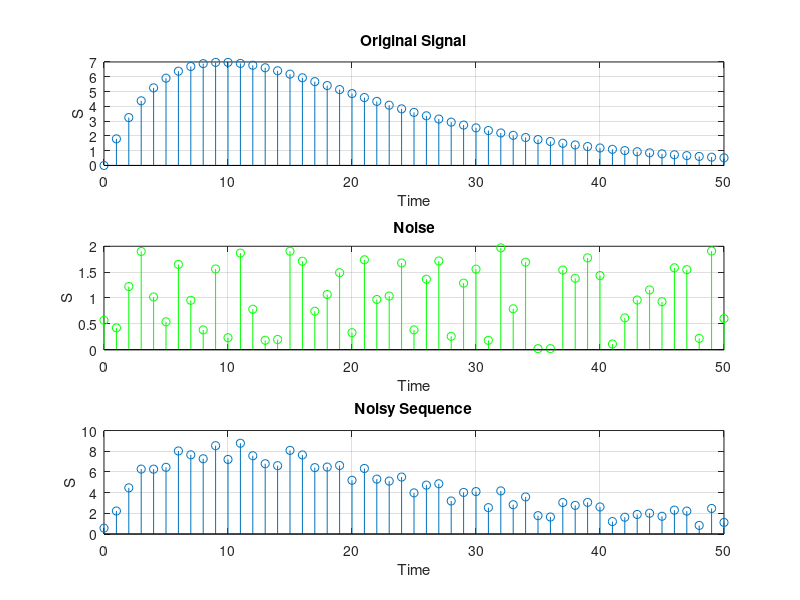

Write the MATLAB code that produced this figure.
%Aditya Badayalya, 510819056, Assignment 2
clc;clear;
m = 0:50;
figure('name', 'Question 5', 'numbertitle','off')
subplot(3,1,1)
y = 2.*m.*(0.9.^m);
stem(m,y);
ylabel("S");
xlabel("Time");
title("Original Signal");
grid on;
subplot(3,1,2)
n = 2*rand(1,51);
x= y+n;
stem(m,n,'g');
ylabel("S");
xlabel("Time");
title("Noise");
grid on;
subplot(3,1,3)
stem(m,x);
ylabel("S");
xlabel("Time");
title("Noisy Sequence");
grid on;